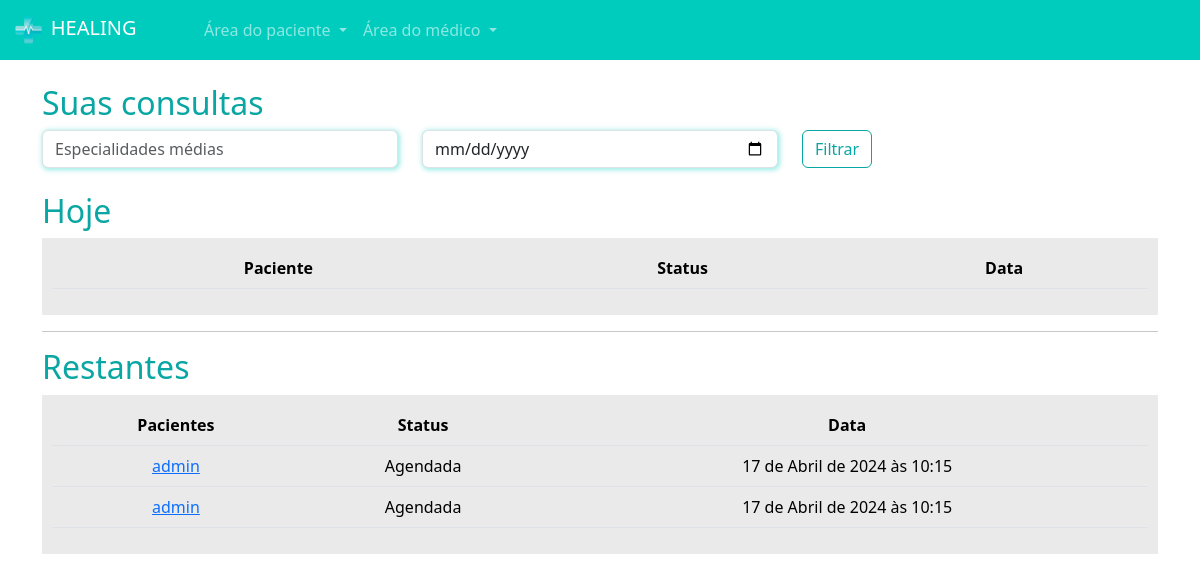
The page /medicos/consultas_medico/ (signed in) on the database as committed earlier.
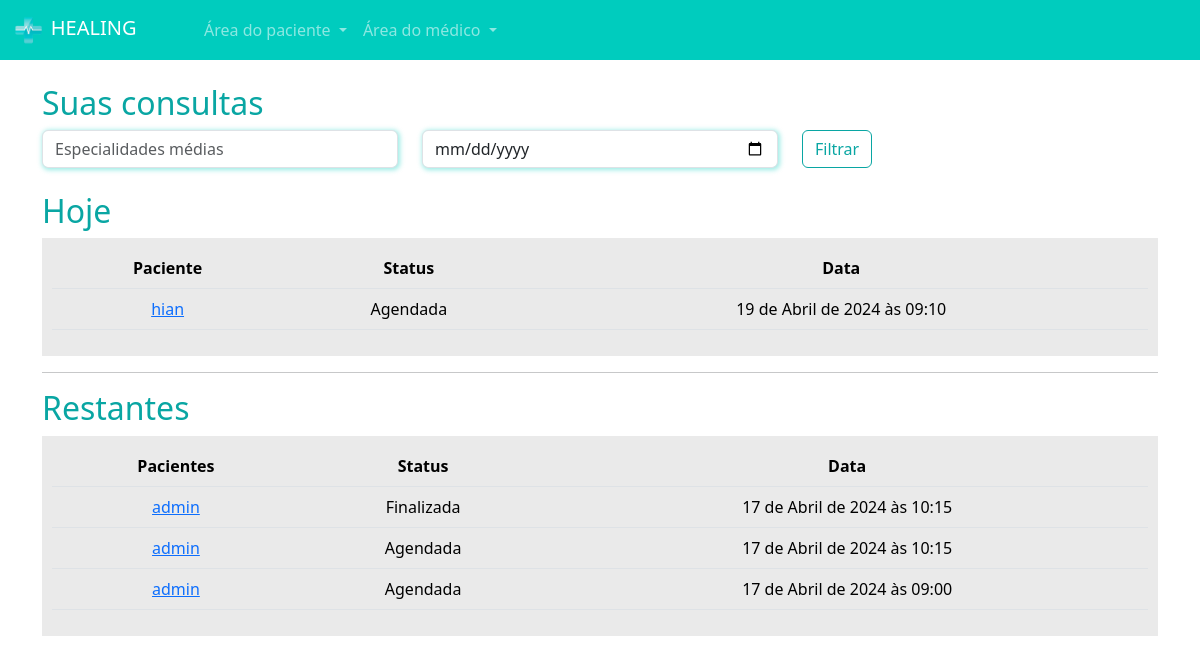
The same page on the database as committed later.
### paciente/models.py (models this page shows, shortened)
class Consulta(models.Model):
    status_choices = (
        ('A', 'Agendada'),
        ('F', 'Finalizada'),
        ('C', 'Cancelada'),
        ('I', 'Iniciada')
    )
    paciente = models.ForeignKey(User, on_delete=models.DO_NOTHING)
    data_aberta = models.ForeignKey(DatasAbertas, on_delete=models.DO_NOTHING)
    status = models.CharField(max_length=1, choices=status_choices, default='A')
    link = models.URLField(null=True, blank=True)

### medico/models.py (models this page shows, shortened)
class DatasAbertas(models.Model):
    data = models.DateTimeField()
    user = models.ForeignKey(User, on_delete=models.DO_NOTHING)
    agendado = models.BooleanField(default=False)

### medico/views.py (the view)
# urls.py: path('consultas_medico/', views.consultas_medico, name="consultas_medico"),
def consultas_medico(request):
    if not is_medico(request.user):
        messages.add_message(request, constants.WARNING, 'Somente médicos podem acessar essa página.')
        return redirect('/usuarios/sair')
    hoje = datetime.now().date()
    consultas_hoje = Consulta.objects.filter(data_aberta__user=request.user).filter(data_aberta__data__gte=hoje).filter(data_aberta__data__lt=hoje + timedelta(days=1))
    consultas_restantes = Consulta.objects.exclude(id__in=consultas_hoje.values('id'))
    return render(request, 'consultas_medico.html', {'consultas_hoje': consultas_hoje, 'consultas_restantes': consultas_restantes, 'is_medico': is_medico(request.user)})

### medico/models.py (called while the page is built)
def is_medico(user):
    return DadosMedico.objects.filter(user=user).exists()

### medico/templates/consultas_medico.html (shortened to what this page needs)
{% extends "base.html" %}
{% load static %}
{% block 'head' %}
    <link rel="stylesheet" href="{% static 'medicos/css/abrir_horario.css' %}">
    <link rel="stylesheet" href="{% static 'usuarios/css/usuarios.css' %}">
    <link rel="stylesheet" href="{% static 'medicos/css/cadastro_medico.css' %}">
    <link rel="stylesheet" href="{% static 'pacientes/css/home.css' %}">
    <link rel="stylesheet" href="https://cdn.jsdelivr.net/npm/bootstrap-icons@1.11.3/font/bootstrap-icons.min.css">
{% endblock 'head' %}
{% block 'body' %}
{% include "partials/navbar.html" %}
    <div class="container">
        <br>
        <h2><span class="color-dark">Suas consultas</span></h2>
        <div class="row">
            <div class="col-md">
                <input type="text" name="especialidades" id="" class="form-control shadow-main-color" placeholder="Especialidades médias">
            </div>
            <div class="col-md">
                <input type="date" name="data" id="" class="form-control shadow-main-color" placeholder="Data da consulta">
            </div>
            <div class="col-md">
                <input type="submit" value="Filtrar" class="btn btn-dark-color-outline">
            </div>
        </div>
        <br>
        <h2><span class="color-dark">Hoje</span></h2>
        <div class="list-minhas-consultas">
            <table class="table">
                <thead>
                  <tr>
                    <th scope="col">Paciente</th>
                    <th scope="col">Status</th>
                    <th scope="col">Data</th>
                  </tr>
                </thead>
                <tbody>
                    {% for consulta in consultas_hoje  %}
                        <tr>
                            <td><a href="{% url 'consulta_area_medico' consulta.id %}">{{consulta.paciente}}</a></td>
                            <td>{{consulta.get_status_display}}</td>
                            <td>{{consulta.data_aberta.data}}</td>
                        </tr>
                    {% endfor %}
                </tbody>
              </table>
        </div>
        <hr>
        <h2><span class="color-dark">Restantes</span></h2>
        <div class="list-minhas-consultas">
            <table class="table">
                <thead>
                  <tr>
                    <th scope="col">Pacientes</th>
                    <th scope="col">Status</th>
                    <th scope="col">Data</th>
                  </tr>
                </thead>
                <tbody>
                    {% for consulta in consultas_restantes  %}
                        <tr>
                            <td><a href="{% url 'consulta_area_medico' consulta.id %}">{{consulta.paciente}}</a></td>
                            <td>{{consulta.get_status_display}}</td>
                            <td>{{consulta.data_aberta.data}}</td>
                        </tr>
                    {% endfor %}
                </tbody>
              </table>
        </div>
    </div>
{% endblock 'body' %}

### templates/base.html (shortened to what this page needs)
{% load static %}
<!doctype html>
<html lang="pt-br">
  <head>
    <link href="https://cdn.jsdelivr.net/npm/bootstrap@5.3.3/dist/css/bootstrap.min.css" rel="stylesheet">
    <link rel="stylesheet" href="{% static 'geral/css/base.css' %}">
    {% block 'head' %}{% endblock 'head' %}
  </head>
  <body>
    {% block 'body' %}{% endblock 'body' %}
  </body>
</html>

### templates/partials/navbar.html (shortened to what this page needs)
{% load static %}
<nav class="navbar navbar-expand-lg navbar-dark bg-color-dark">
    <div class="container-fluid">
      <a class="navbar-brand" href="#"><img src="{% static 'geral/img/logo.png' %}" width="20%" alt="">&nbspHEALING</a>
      <div class="collapse navbar-collapse" id="navbarNav">
        <ul class="navbar-nav">
            <li class="nav-item dropdown">
                <a class="nav-link dropdown-toggle" href="#" id="navbarDropdownMenuLink" role="button" data-bs-toggle="dropdown" aria-expanded="false">
                  Área do paciente
                </a>
            </li>
            {% if is_medico %}
                <li class="nav-item dropdown">
                    <a class="nav-link dropdown-toggle" href="#" id="navbarDropdownMenuLink" role="button" data-bs-toggle="dropdown" aria-expanded="false">
                        Área do médico
                    </a>
                </li>
            {% else %}
                <li class="nav-item">
                    <a class="nav-link" href="{% url 'cadastro_medico' %}">Sou médico</a>
                </li>
            {% endif %}
        </ul>
      </div>
    </div>
  </nav>

### templates/static/geral/css/base.css (style rules this page uses)
:root { --main-color: #00CCBE; --dark-color: #09A6A3; --contrast-color: #FFD686; }
.bg-color-dark { background-color: var(--main-color); }
.color-dark { color: var(--dark-color); }

### templates/static/usuarios/css/usuarios.css (style rules this page uses)
.btn-dark-color-outline { border: 1px solid var(--dark-color); color: var(--dark-color) }

### templates/static/medico/css/cadastro_medico.css (style rules this page uses)
.shadow-main-color { box-shadow: 1px 1px 5px 1px rgba(0, 204, 190,.4); }

### templates/static/pacientes/css/home.css (style rules this page uses)
table { border-collapse: collapse !important; width: 100%; }
th, td { padding: 8px; text-align: center; background-color: #EAEAEA !important; }
th { background-color: #EAEAEA; }
.list-minhas-consultas { background-color: #EAEAEA; padding: 10px; }

Rows that differ between the two databases and show on the page:
added Consulta: paciente "hian", status "Agendada", data_aberta.data "19 de Abril de 2024 às 09:10", shown under "Hoje"
changed Consulta: status "Agendada" → "Finalizada"
added Consulta: paciente "admin", status "Agendada", data_aberta.data "17 de Abril de 2024 às 09:00", shown under "Restantes"
